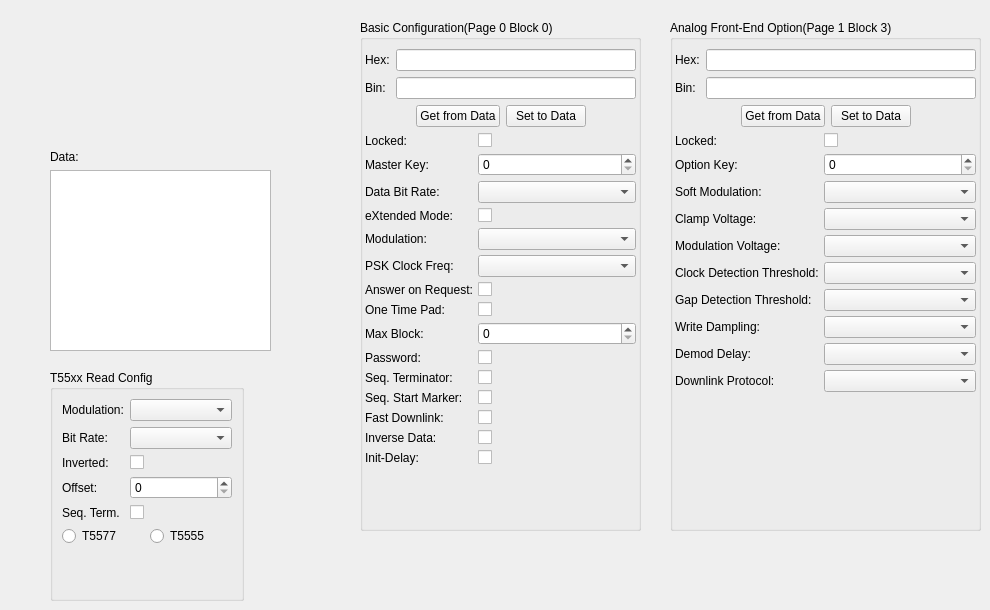
      <widget class="QWidget" name="t55xxTab">
       <attribute name="title">
        <string>T55xx</string>
       </attribute>
       <widget class="QGroupBox" name="groupBox">
        <property name="geometry">
         <rect>
          <x>360</x>
          <y>20</y>
          <width>281</width>
          <height>511</height>
         </rect>
        </property>
        <property name="title">
         <string>Basic Configuration(Page 0 Block 0)</string>
        </property>
        <layout class="QVBoxLayout" name="verticalLayout_21">
         <property name="leftMargin">
          <number>2</number>
         </property>
         <property name="rightMargin">
          <number>2</number>
         </property>
         <item>
          <layout class="QFormLayout" name="formLayout_4">
           <item row="0" column="0">
            <widget class="QLabel" name="label_43">
             <property name="text">
              <string>Hex:</string>
             </property>
            </widget>
           </item>
           <item row="1" column="0">
            <widget class="QLabel" name="label_44">
             <property name="text">
              <string>Bin:</string>
             </property>
            </widget>
           </item>
           <item row="1" column="1">
            <widget class="QLineEdit" name="lineEdit_4">
             <property name="sizePolicy">
              <sizepolicy hsizetype="Expanding" vsizetype="Fixed">
               <horstretch>4</horstretch>
               <verstretch>0</verstretch>
              </sizepolicy>
             </property>
            </widget>
           </item>
           <item row="0" column="1">
            <widget class="QLineEdit" name="lineEdit_3">
             <property name="sizePolicy">
              <sizepolicy hsizetype="Expanding" vsizetype="Fixed">
               <horstretch>1</horstretch>
               <verstretch>0</verstretch>
              </sizepolicy>
             </property>
            </widget>
           </item>
          </layout>
         </item>
         <item>
          <layout class="QHBoxLayout" name="horizontalLayout_23">
           <item>
            <spacer name="horizontalSpacer_15">
             <property name="orientation">
              <enum>Qt::Horizontal</enum>
             </property>
             <property name="sizeHint" stdset="0">
              <size>
               <width>40</width>
               <height>20</height>
              </size>
             </property>
            </spacer>
           </item>
           <item>
            <widget class="QPushButton" name="pushButton">
             <property name="text">
              <string>Get from Data</string>
             </property>
            </widget>
           </item>
           <item>
            <widget class="QPushButton" name="pushButton_2">
             <property name="text">
              <string>Set to Data</string>
             </property>
            </widget>
           </item>
           <item>
            <spacer name="horizontalSpacer_14">
             <property name="orientation">
              <enum>Qt::Horizontal</enum>
             </property>
             <property name="sizeHint" stdset="0">
              <size>
               <width>40</width>
               <height>20</height>
              </size>
             </property>
            </spacer>
           </item>
          </layout>
         </item>
         <item>
          <layout class="QFormLayout" name="formLayout_2">
           <property name="horizontalSpacing">
            <number>5</number>
           </property>
           <property name="verticalSpacing">
            <number>5</number>
           </property>
           <item row="0" column="0">
            <widget class="QLabel" name="label_28">
             <property name="text">
              <string>Locked:</string>
             </property>
            </widget>
           </item>
           <item row="0" column="1">
            <widget class="QCheckBox" name="checkBox"/>
           </item>
           <item row="1" column="0">
            <widget class="QLabel" name="label_29">
             <property name="text">
              <string>Master Key:</string>
             </property>
            </widget>
           </item>
           <item row="2" column="0">
            <widget class="QLabel" name="label_30">
             <property name="text">
              <string>Data Bit Rate:</string>
             </property>
            </widget>
           </item>
           <item row="2" column="1">
            <widget class="QComboBox" name="comboBox"/>
           </item>
           <item row="3" column="0">
            <widget class="QLabel" name="label_31">
             <property name="text">
              <string>eXtended Mode:</string>
             </property>
            </widget>
           </item>
           <item row="4" column="0">
            <widget class="QLabel" name="label_32">
             <property name="text">
              <string>Modulation:</string>
             </property>
            </widget>
           </item>
           <item row="5" column="0">
            <widget class="QLabel" name="label_33">
             <property name="text">
              <string>PSK Clock Freq:</string>
             </property>
            </widget>
           </item>
           <item row="6" column="0">
            <widget class="QLabel" name="label_34">
             <property name="text">
              <string>Answer on Request:</string>
             </property>
            </widget>
           </item>
           <item row="3" column="1">
            <widget class="QCheckBox" name="checkBox_2"/>
           </item>
           <item row="4" column="1">
            <widget class="QComboBox" name="comboBox_2"/>
           </item>
           <item row="7" column="0">
            <widget class="QLabel" name="label_35">
             <property name="text">
              <string>One Time Pad:</string>
             </property>
            </widget>
           </item>
           <item row="8" column="0">
            <widget class="QLabel" name="label_36">
             <property name="text">
              <string>Max Block:</string>
             </property>
            </widget>
           </item>
           <item row="9" column="0">
            <widget class="QLabel" name="label_37">
             <property name="text">
              <string>Password:</string>
             </property>
            </widget>
           </item>
           <item row="10" column="0">
            <widget class="QLabel" name="label_38">
             <property name="text">
              <string>Seq. Terminator:</string>
             </property>
            </widget>
           </item>
           <item row="11" column="0">
            <widget class="QLabel" name="label_39">
             <property name="text">
              <string>Seq. Start Marker:</string>
             </property>
            </widget>
           </item>
           <item row="12" column="0">
            <widget class="QLabel" name="label_40">
             <property name="text">
              <string>Fast Downlink:</string>
             </property>
            </widget>
           </item>
           <item row="13" column="0">
            <widget class="QLabel" name="label_41">
             <property name="text">
              <string>Inverse Data:</string>
             </property>
            </widget>
           </item>
           <item row="14" column="0">
            <widget class="QLabel" name="label_42">
             <property name="text">
              <string>Init-Delay:</string>
             </property>
            </widget>
           </item>
           <item row="14" column="1">
            <widget class="QCheckBox" name="checkBox_3"/>
           </item>
           <item row="13" column="1">
            <widget class="QCheckBox" name="checkBox_4"/>
           </item>
           <item row="12" column="1">
            <widget class="QCheckBox" name="checkBox_5"/>
           </item>
           <item row="11" column="1">
            <widget class="QCheckBox" name="checkBox_6"/>
           </item>
           <item row="10" column="1">
            <widget class="QCheckBox" name="checkBox_7"/>
           </item>
           <item row="9" column="1">
            <widget class="QCheckBox" name="checkBox_8"/>
           </item>
           <item row="1" column="1">
            <widget class="QSpinBox" name="spinBox"/>
           </item>
           <item row="5" column="1">
            <widget class="QComboBox" name="comboBox_3"/>
           </item>
           <item row="6" column="1">
            <widget class="QCheckBox" name="checkBox_9"/>
           </item>
           <item row="7" column="1">
            <widget class="QCheckBox" name="checkBox_10"/>
           </item>
           <item row="8" column="1">
            <widget class="QSpinBox" name="spinBox_2"/>
           </item>
          </layout>
         </item>
         <item>
          <spacer name="verticalSpacer_10">
           <property name="orientation">
            <enum>Qt::Vertical</enum>
           </property>
           <property name="sizeHint" stdset="0">
            <size>
             <width>20</width>
             <height>40</height>
            </size>
           </property>
          </spacer>
         </item>
        </layout>
       </widget>
       <widget class="QGroupBox" name="groupBox_3">
        <property name="geometry">
         <rect>
          <x>670</x>
          <y>20</y>
          <width>311</width>
          <height>511</height>
         </rect>
        </property>
        <property name="title">
         <string>Analog Front-End Option(Page 1 Block 3)</string>
        </property>
        <layout class="QVBoxLayout" name="verticalLayout_22">
         <property name="leftMargin">
          <number>2</number>
         </property>
         <property name="rightMargin">
          <number>2</number>
         </property>
         <item>
          <layout class="QFormLayout" name="formLayout_5">
           <item row="0" column="0">
            <widget class="QLabel" name="label_45">
             <property name="text">
              <string>Hex:</string>
             </property>
            </widget>
           </item>
           <item row="1" column="0">
            <widget class="QLabel" name="label_46">
             <property name="text">
              <string>Bin:</string>
             </property>
            </widget>
           </item>
           <item row="1" column="1">
            <widget class="QLineEdit" name="lineEdit_5">
             <property name="sizePolicy">
              <sizepolicy hsizetype="Expanding" vsizetype="Fixed">
               <horstretch>4</horstretch>
               <verstretch>0</verstretch>
              </sizepolicy>
             </property>
            </widget>
           </item>
           <item row="0" column="1">
            <widget class="QLineEdit" name="lineEdit_6">
             <property name="sizePolicy">
              <sizepolicy hsizetype="Expanding" vsizetype="Fixed">
               <horstretch>1</horstretch>
               <verstretch>0</verstretch>
              </sizepolicy>
             </property>
            </widget>
           </item>
          </layout>
         </item>
         <item>
          <layout class="QHBoxLayout" name="horizontalLayout_24">
           <item>
            <spacer name="horizontalSpacer_16">
             <property name="orientation">
              <enum>Qt::Horizontal</enum>
             </property>
             <property name="sizeHint" stdset="0">
              <size>
               <width>40</width>
               <height>20</height>
              </size>
             </property>
            </spacer>
           </item>
           <item>
            <widget class="QPushButton" name="pushButton_3">
             <property name="text">
              <string>Get from Data</string>
             </property>
            </widget>
           </item>
           <item>
            <widget class="QPushButton" name="pushButton_4">
             <property name="text">
              <string>Set to Data</string>
             </property>
            </widget>
           </item>
           <item>
            <spacer name="horizontalSpacer_20">
             <property name="orientation">
              <enum>Qt::Horizontal</enum>
             </property>
             <property name="sizeHint" stdset="0">
              <size>
               <width>40</width>
               <height>20</height>
              </size>
             </property>
            </spacer>
           </item>
          </layout>
         </item>
         <item>
          <layout class="QFormLayout" name="formLayout_6">
           <property name="rowWrapPolicy">
            <enum>QFormLayout::WrapLongRows</enum>
           </property>
           <property name="horizontalSpacing">
            <number>5</number>
           </property>
           <property name="verticalSpacing">
            <number>5</number>
           </property>
           <item row="0" column="0">
            <widget class="QLabel" name="label_47">
             <property name="text">
              <string>Locked:</string>
             </property>
            </widget>
           </item>
           <item row="0" column="1">
            <widget class="QCheckBox" name="checkBox_11"/>
           </item>
           <item row="1" column="0">
            <widget class="QLabel" name="label_48">
             <property name="text">
              <string>Option Key:</string>
             </property>
            </widget>
           </item>
           <item row="1" column="1">
            <widget class="QSpinBox" name="spinBox_3"/>
           </item>
           <item row="2" column="0">
            <widget class="QLabel" name="label_49">
             <property name="text">
              <string>Soft Modulation:</string>
             </property>
            </widget>
           </item>
           <item row="2" column="1">
            <widget class="QComboBox" name="comboBox_4"/>
           </item>
           <item row="3" column="0">
            <widget class="QLabel" name="label_50">
             <property name="text">
              <string>Clamp Voltage:</string>
             </property>
            </widget>
           </item>
           <item row="3" column="1">
            <widget class="QComboBox" name="comboBox_7"/>
           </item>
           <item row="4" column="0">
            <widget class="QLabel" name="label_51">
             <property name="text">
              <string>Modulation Voltage:</string>
             </property>
            </widget>
           </item>
           <item row="4" column="1">
            <widget class="QComboBox" name="comboBox_5"/>
           </item>
           <item row="5" column="0">
            <widget class="QLabel" name="label_52">
             <property name="text">
              <string>Clock Detection Threshold:</string>
             </property>
            </widget>
           </item>
           <item row="5" column="1">
            <widget class="QComboBox" name="comboBox_6"/>
           </item>
           <item row="6" column="0">
            <widget class="QLabel" name="label_53">
             <property name="text">
              <string>Gap Detection Threshold:</string>
             </property>
            </widget>
           </item>
           <item row="6" column="1">
            <widget class="QComboBox" name="comboBox_8"/>
           </item>
           <item row="7" column="0">
            <widget class="QLabel" name="label_54">
             <property name="text">
              <string>Write Dampling:</string>
             </property>
            </widget>
           </item>
           <item row="8" column="0">
            <widget class="QLabel" name="label_55">
             <property name="text">
              <string>Demod Delay:</string>
             </property>
            </widget>
           </item>
           <item row="9" column="0">
            <widget class="QLabel" name="label_56">
             <property name="text">
              <string>Downlink Protocol:</string>
             </property>
            </widget>
           </item>
           <item row="7" column="1">
            <widget class="QComboBox" name="comboBox_9"/>
           </item>
           <item row="8" column="1">
            <widget class="QComboBox" name="comboBox_10"/>
           </item>
           <item row="9" column="1">
            <widget class="QComboBox" name="comboBox_11"/>
           </item>
          </layout>
         </item>
         <item>
          <spacer name="verticalSpacer_11">
           <property name="orientation">
            <enum>Qt::Vertical</enum>
           </property>
           <property name="sizeHint" stdset="0">
            <size>
             <width>20</width>
             <height>40</height>
            </size>
           </property>
          </spacer>
         </item>
        </layout>
       </widget>
       <widget class="QWidget" name="verticalLayoutWidget">
        <property name="geometry">
         <rect>
          <x>50</x>
          <y>150</y>
          <width>221</width>
          <height>201</height>
         </rect>
        </property>
        <layout class="QVBoxLayout" name="verticalLayout_19">
         <item>
          <widget class="QLabel" name="label_57">
           <property name="text">
            <string>Data:</string>
           </property>
          </widget>
         </item>
         <item>
          <widget class="QTableWidget" name="T55_dataWidget"/>
         </item>
        </layout>
       </widget>
       <widget class="QGroupBox" name="groupBox_4">
        <property name="geometry">
         <rect>
          <x>50</x>
          <y>370</y>
          <width>194</width>
          <height>231</height>
         </rect>
        </property>
        <property name="title">
         <string>T55xx Read Config</string>
        </property>
        <layout class="QVBoxLayout" name="verticalLayout_20">
         <item>
          <layout class="QFormLayout" name="formLayout_7">
           <item row="0" column="0">
            <widget class="QLabel" name="label_58">
             <property name="text">
              <string>Modulation:</string>
             </property>
            </widget>
           </item>
           <item row="1" column="0">
            <widget class="QLabel" name="label_59">
             <property name="text">
              <string>Bit Rate:</string>
             </property>
            </widget>
           </item>
           <item row="4" column="0">
            <widget class="QLabel" name="label_60">
             <property name="text">
              <string>Seq. Term.</string>
             </property>
            </widget>
           </item>
           <item row="3" column="0">
            <widget class="QLabel" name="label_61">
             <property name="text">
              <string>Offset:</string>
             </property>
            </widget>
           </item>
           <item row="2" column="0">
            <widget class="QLabel" name="label_62">
             <property name="text">
              <string>Inverted:</string>
             </property>
            </widget>
           </item>
           <item row="0" column="1">
            <widget class="QComboBox" name="comboBox_12"/>
           </item>
           <item row="1" column="1">
            <widget class="QComboBox" name="comboBox_13"/>
           </item>
           <item row="2" column="1">
            <widget class="QCheckBox" name="checkBox_12">
             <property name="text">
              <string/>
             </property>
            </widget>
           </item>
           <item row="3" column="1">
            <widget class="QSpinBox" name="spinBox_4"/>
           </item>
           <item row="4" column="1">
            <widget class="QCheckBox" name="checkBox_13">
             <property name="text">
              <string/>
             </property>
            </widget>
           </item>
          </layout>
         </item>
         <item>
          <layout class="QHBoxLayout" name="horizontalLayout_28">
           <item>
            <widget class="QRadioButton" name="radioButton">
             <property name="text">
              <string>T5577</string>
             </property>
            </widget>
           </item>
           <item>
            <widget class="QRadioButton" name="radioButton_2">
             <property name="text">
              <string>T5555</string>
             </property>
            </widget>
           </item>
          </layout>
         </item>
         <item>
          <spacer name="verticalSpacer_12">
           <property name="orientation">
            <enum>Qt::Vertical</enum>
           </property>
           <property name="sizeHint" stdset="0">
            <size>
             <width>20</width>
             <height>40</height>
            </size>
           </property>
          </spacer>
         </item>
        </layout>
       </widget>
      </widget>
